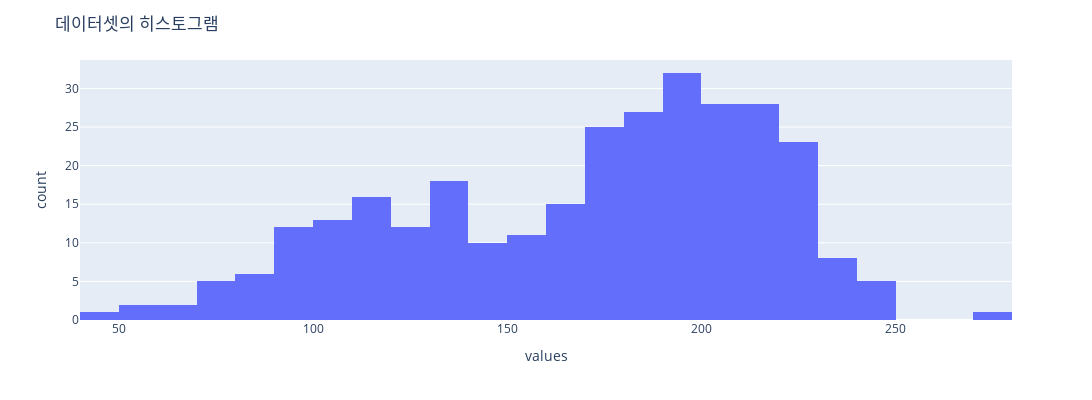

The notebook cell this image was saved under:
### Code cell
# plot the data
fig = px.histogram(df, x='values')
fig.layout.title = '데이터셋의 히스토그램'
fig.layout.width = 1250
fig.layout.height = 400
fig

### Figure 1 — Plotly figure (JSON) as saved in the notebook; plotly's stock layout.template omitted (floating-point values rounded to 4 significant figures; data arrays with more than 128 entries replaced by an {"elided": "..."} marker saying what was removed)
{"data": [{"alignmentgroup": "True", "bingroup": "x", "hoverlabel": {"namelength": 0}, "hovertemplate": "values=%{x}<br>count=%{y}", "legendgroup": "", "marker": {"color": "#636efa"}, "name": "", "offsetgroup": "", "orientation": "v", "showlegend": false, "type": "histogram", "x": {"elided": "300 float values"}, "xaxis": "x", "yaxis": "y"}], "layout": {"barmode": "relative", "height": 400, "legend": {"tracegroupgap": 0}, "margin": {"t": 60}, "title": {"text": "데이터셋의 히스토그램"}, "width": 1250, "xaxis": {"anchor": "y", "autorange": true, "domain": [0, 1], "range": [40, 280], "title": {"text": "values"}, "type": "linear"}, "yaxis": {"anchor": "x", "autorange": true, "domain": [0, 1], "range": [0, 33.68], "title": {"text": "count"}}}}
